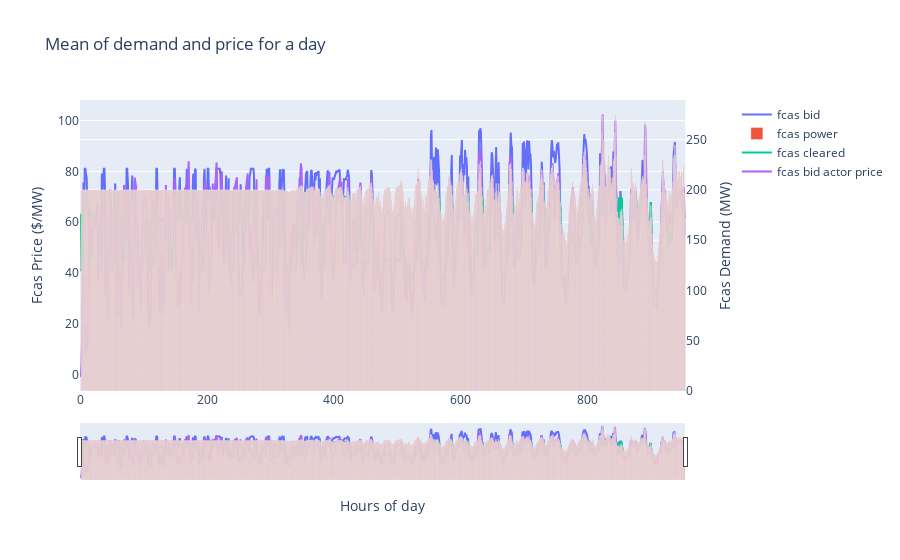

The notebook cell saved with this chart:
### Code cell
fig = make_subplots(specs=[[{"secondary_y": True}]])
fig.add_trace(go.Scatter(x=results['timestamp'].index, y=results['b_fcas_price'], name='fcas bid'), secondary_y=False)
fig.add_trace(go.Bar(x=results['timestamp'].index, y=results['b_fcas_power'], name='fcas power'), secondary_y=True)
fig.add_trace(go.Scatter(x=results['timestamp'].index, y=results['fcas_clearing_price'], name='fcas cleared'), secondary_y=False)
fig.add_trace(go.Scatter(x=results['timestamp'].index, y=results['b_fcas_actor_price'], name='fcas bid actor price'), secondary_y=False)

# fig.add_trace(go.Scatter(x=results['timestamp'].index, y=results['raise_demand'], name='fcas demand'), secondary_y=True)

# Add figure title
fig.update_layout(
    title_text="Mean of demand and price for a day",
    xaxis_rangeslider_visible=True,
)

# Set x-axis title
fig.update_xaxes(title_text="Hours of day")

# Set y-axes titles
fig.update_yaxes(title_text="Fcas Price ($/MW)", secondary_y=False)
fig.update_yaxes(title_text="Fcas Demand (MW)", secondary_y=True)

fig.show()

### Figure 1 — Plotly figure (JSON) as saved in the notebook; plotly's stock layout.template omitted (floating-point values rounded to 4 significant figures; data arrays with more than 128 entries replaced by an {"elided": "..."} marker saying what was removed)
{"data": [{"name": "fcas bid", "type": "scatter", "x": {"elided": "955 int values"}, "xaxis": "x", "y": {"elided": "955 float values"}, "yaxis": "y"}, {"name": "fcas power", "type": "bar", "x": {"elided": "955 int values"}, "xaxis": "x", "y": {"elided": "955 float values"}, "yaxis": "y2"}, {"name": "fcas cleared", "type": "scatter", "x": {"elided": "955 int values"}, "xaxis": "x", "y": {"elided": "955 float values"}, "yaxis": "y"}, {"name": "fcas bid actor price", "type": "scatter", "x": {"elided": "955 int values"}, "xaxis": "x", "y": {"elided": "955 float values"}, "yaxis": "y"}], "layout": {"title": {"text": "Mean of demand and price for a day"}, "xaxis": {"anchor": "y", "domain": [0, 0.94], "rangeslider": {"visible": true}, "title": {"text": "Hours of day"}}, "yaxis": {"anchor": "x", "domain": [0, 1], "title": {"text": "Fcas Price ($/MW)"}}, "yaxis2": {"anchor": "x", "overlaying": "y", "side": "right", "title": {"text": "Fcas Demand (MW)"}}}}
